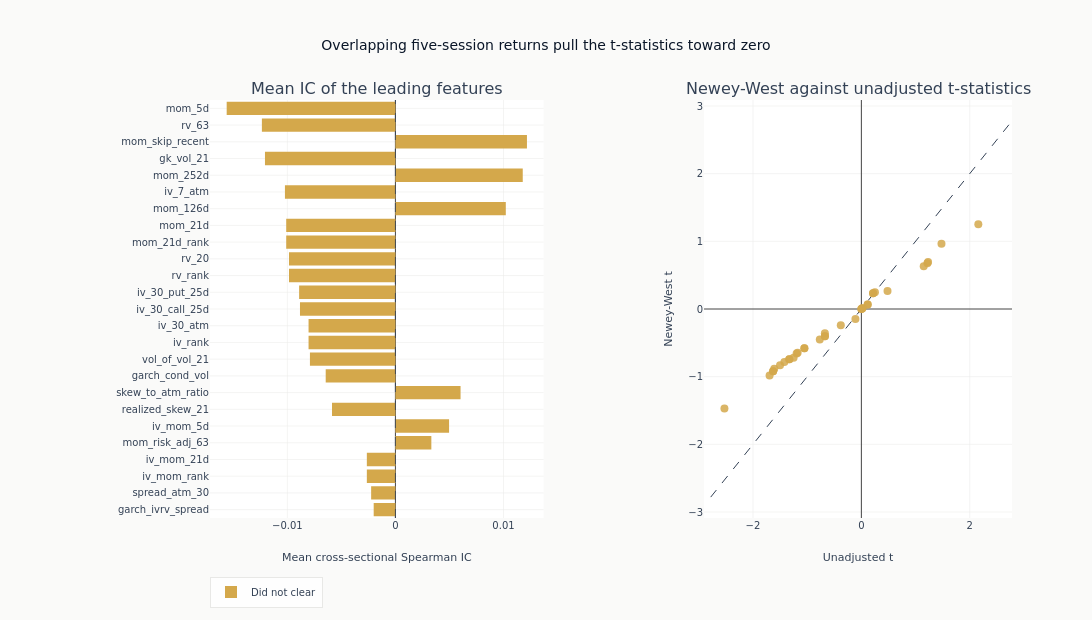

Notebook code cell kept with this figure:
### Markdown cell above
### Ranking, with the Inference Adjustment Visible

The left panel ranks the leading features by absolute mean IC, coloured by whether
each cleared the false-discovery adjustment. The right panel plots the Newey-West
t-statistic against its unadjusted twin for every feature in the searched set: a
point pulled toward zero off the diagonal is a feature whose apparent significance
came from the overlap between consecutive five-session returns rather than from
the size of its IC. Bars run horizontally; at this many feature names a rotated
vertical axis is not legible.

### Code cell
RANKED_FEATURES = 25
top = eval_summary.head(min(RANKED_FEATURES, len(eval_summary))).reverse()

fig = make_subplots(
    rows=1,
    cols=2,
    column_widths=[0.52, 0.48],
    subplot_titles=[
        "Mean IC of the leading features",
        "Newey-West against unadjusted t-statistics",
    ],
    horizontal_spacing=0.2,
)
for cleared, color, name in (
    (True, COLORS["blue"], "Cleared BH-FDR"),
    (False, COLORS["amber"], "Did not clear"),
):
    arm = top.filter(pl.col("fdr_sig").fill_null(False) == cleared)
    if not len(arm):
        continue
    _ = fig.add_trace(
        go.Bar(
            x=arm["ic_mean"].to_list(),
            y=arm["feature"].to_list(),
            orientation="h",
            marker_color=color,
            name=name,
        ),
        row=1,
        col=1,
    )
_ = fig.add_vline(
    x=0, line={"color": COLORS["neutral"], "width": 0.8, "dash": "dash"}, row=1, col=1
)

max_t = (
    max(
        eval_summary["naive_t"].cast(pl.Float64, strict=False).abs().max() or 1.0,
        eval_summary["hac_t"].cast(pl.Float64, strict=False).abs().max() or 1.0,
    )
    * 1.1
)
_ = fig.add_trace(
    go.Scatter(
        x=[-max_t, max_t],
        y=[-max_t, max_t],
        mode="lines",
        line={"dash": "dash", "color": COLORS["neutral"], "width": 1},
        showlegend=False,
    ),
    row=1,
    col=2,
)
for cleared, color, name in (
    (True, COLORS["blue"], "Cleared BH-FDR"),
    (False, COLORS["amber"], "Did not clear"),
):
    arm = eval_summary.filter(pl.col("fdr_sig").fill_null(False) == cleared)
    if not len(arm):
        continue
    _ = fig.add_trace(
        go.Scatter(
            x=arm["naive_t"].to_list(),
            y=arm["hac_t"].to_list(),
            mode="markers",
            marker={"color": color, "size": 8, "opacity": 0.85},
            text=arm["feature"].to_list(),
            name=name,
            showlegend=False,
        ),
        row=1,
        col=2,
    )
fig.update_layout(
    title="Overlapping five-session returns pull the t-statistics toward zero",
    height=620,
    width=1150,
    margin={"l": 210},
    legend={"orientation": "h", "y": -0.14},
)
# Two traces split the ranking by outcome, so the y order has to be restated or the
# categories fall in trace order and the ranking the panel exists to show is lost.
fig.update_yaxes(categoryorder="array", categoryarray=top["feature"].to_list(), row=1, col=1)
fig.update_xaxes(title_text="Mean cross-sectional Spearman IC", row=1, col=1)
fig.update_xaxes(title_text="Unadjusted t", row=1, col=2)
fig.update_yaxes(title_text="Newey-West t", row=1, col=2)
fig.show()

### Figure 1 — Plotly figure (JSON) as saved in the notebook; plotly's stock layout.template omitted (floating-point values rounded to 4 significant figures)
{"data": [{"marker": {"color": "#D4A84B"}, "name": "Did not clear", "orientation": "h", "type": "bar", "x": [-0.00201, -0.002246, -0.002644, -0.002644, 0.003326, 0.004966, -0.005868, 0.006029, -0.00645, -0.007911, -0.008037, -0.008037, -0.008831, -0.00891, -0.009848, -0.009848, -0.01011, -0.01011, 0.01022, -0.01022, 0.01178, -0.01207, 0.01217, -0.01236, -0.01561], "xaxis": "x", "y": ["garch_ivrv_spread", "spread_atm_30", "iv_mom_rank", "iv_mom_21d", "mom_risk_adj_63", "iv_mom_5d", "realized_skew_21", "skew_to_atm_ratio", "garch_cond_vol", "vol_of_vol_21", "iv_rank", "iv_30_atm", "iv_30_call_25d", "iv_30_put_25d", "rv_rank", "rv_20", "mom_21d_rank", "mom_21d", "mom_126d", "iv_7_atm", "mom_252d", "gk_vol_21", "mom_skip_recent", "rv_63", "mom_5d"], "yaxis": "y"}, {"line": {"color": "#334155", "dash": "dash", "width": 1}, "mode": "lines", "showlegend": false, "type": "scatter", "x": [-2.78, 2.78], "xaxis": "x2", "y": [-2.78, 2.78], "yaxis": "y2"}, {"marker": {"color": "#D4A84B", "opacity": 0.85, "size": 8}, "mode": "markers", "name": "Did not clear", "showlegend": false, "text": ["mom_5d", "rv_63", "mom_skip_recent", "gk_vol_21", "mom_252d", "iv_7_atm", "mom_126d", "mom_21d", "mom_21d_rank", "rv_20", "rv_rank", "iv_30_put_25d", "iv_30_call_25d", "iv_30_atm", "iv_rank", "vol_of_vol_21", "garch_cond_vol", "skew_to_atm_ratio", "realized_skew_21", "iv_mom_5d", "mom_risk_adj_63", "iv_mom_21d", "iv_mom_rank", "spread_atm_30", "garch_ivrv_spread", "garch_vol_surprise", "mom_63d", "mom_63d_rank", "d_iv_30_atm", "d_iv_rank", "d_skew_rr_30_25d", "skew_rr_30_25d", "skew_rank", "ivrv_spread", "vrp_rank"], "type": "scatter", "x": [-2.527, -1.501, 1.219, -1.607, 1.151, -1.42, 1.231, -1.629, -1.629, -1.33, -1.33, -1.176, -1.195, -1.052, -1.052, -1.694, -0.6733, 2.158, -1.251, 1.478, 0.4826, -0.673, -0.673, -0.7675, -0.3796, 0.2505, 0.1162, 0.1162, 0.2154, 0.2154, -0.1094, 0.0183, 0.0183, 4.585e-05, 4.585e-05], "xaxis": "x2", "y": [-1.47, -0.832, 0.6746, -0.8843, 0.632, -0.7848, 0.6945, -0.9209, -0.9209, -0.7437, -0.7437, -0.6478, -0.6579, -0.5803, -0.5803, -0.981, -0.3592, 1.251, -0.7201, 0.9638, 0.266, -0.4037, -0.4037, -0.4506, -0.2411, 0.2483, 0.06498, 0.06498, 0.2311, 0.2311, -0.1496, 0.01074, 0.01074, 2.681e-05, 2.681e-05], "yaxis": "y2"}], "layout": {"annotations": [{"font": {"size": 16}, "showarrow": false, "text": "Mean IC of the leading features", "x": 0.208, "xanchor": "center", "xref": "paper", "y": 1.0, "yanchor": "bottom", "yref": "paper"}, {"font": {"size": 16}, "showarrow": false, "text": "Newey-West against unadjusted t-statistics", "x": 0.808, "xanchor": "center", "xref": "paper", "y": 1.0, "yanchor": "bottom", "yref": "paper"}], "height": 620, "legend": {"orientation": "h", "y": -0.14}, "margin": {"l": 210}, "shapes": [{"line": {"color": "#334155", "dash": "dash", "width": 0.8}, "type": "line", "x0": 0, "x1": 0, "xref": "x", "y0": 0, "y1": 1, "yref": "y domain"}], "title": {"text": "Overlapping five-session returns pull the t-statistics toward zero"}, "width": 1150, "xaxis": {"anchor": "y", "domain": [0.0, 0.416], "title": {"text": "Mean cross-sectional Spearman IC"}}, "xaxis2": {"anchor": "y2", "domain": [0.616, 1.0], "title": {"text": "Unadjusted t"}}, "yaxis": {"anchor": "x", "categoryarray": ["garch_ivrv_spread", "spread_atm_30", "iv_mom_rank", "iv_mom_21d", "mom_risk_adj_63", "iv_mom_5d", "realized_skew_21", "skew_to_atm_ratio", "garch_cond_vol", "vol_of_vol_21", "iv_rank", "iv_30_atm", "iv_30_call_25d", "iv_30_put_25d", "rv_rank", "rv_20", "mom_21d_rank", "mom_21d", "mom_126d", "iv_7_atm", "mom_252d", "gk_vol_21", "mom_skip_recent", "rv_63", "mom_5d"], "categoryorder": "array", "domain": [0.0, 1.0]}, "yaxis2": {"anchor": "x2", "domain": [0.0, 1.0], "title": {"text": "Newey-West t"}}}}
